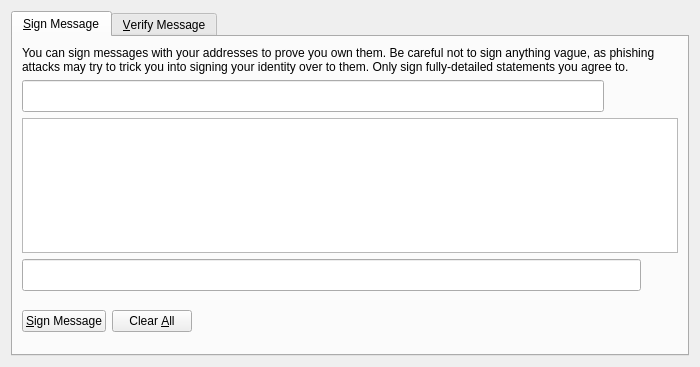
<?xml version="1.0" encoding="UTF-8"?>
<ui version="4.0">
 <class>SignVerifyMessageDialog</class>
 <widget class="QDialog" name="SignVerifyMessageDialog">
  <property name="geometry">
   <rect>
    <x>0</x>
    <y>0</y>
    <width>700</width>
    <height>367</height>
   </rect>
  </property>
  <property name="windowTitle">
   <string>Signatures - Sign / Verify a Message</string>
  </property>
  <property name="modal">
   <bool>true</bool>
  </property>
  <layout class="QVBoxLayout" name="verticalLayout">
   <item>
    <widget class="QTabWidget" name="tabWidget">
     <property name="currentIndex">
      <number>0</number>
     </property>
     <widget class="QWidget" name="tabSignMessage">
      <attribute name="title">
       <string>&amp;Sign Message</string>
      </attribute>
      <layout class="QVBoxLayout" name="verticalLayout_SM">
       <item>
        <widget class="QLabel" name="infoLabel_SM">
         <property name="text">
          <string>You can sign messages with your addresses to prove you own them. Be careful not to sign anything vague, as phishing attacks may try to trick you into signing your identity over to them. Only sign fully-detailed statements you agree to.</string>
         </property>
         <property name="textFormat">
          <enum>Qt::PlainText</enum>
         </property>
         <property name="wordWrap">
          <bool>true</bool>
         </property>
        </widget>
       </item>
       <item>
        <layout class="QHBoxLayout" name="horizontalLayout_1_SM">
         <property name="spacing">
          <number>5</number>
         </property>
         <item>
          <widget class="QValidatedLineEdit" name="addressIn_SM">
           <property name="minimumSize">
            <size>
             <width>0</width>
             <height>32</height>
            </size>
           </property>
           <property name="maximumSize">
            <size>
             <width>16777215</width>
             <height>32</height>
            </size>
           </property>
           <property name="toolTip">
            <string>The address to sign the message with (e.g. fvybTi3NgBR9pszN3PR4W2AnTwbfs7b4Bu)</string>
           </property>
           <property name="maxLength">
            <number>34</number>
           </property>
          </widget>
         </item>
         <item>
          <widget class="QPushButton" name="addressBookButton_SM">
           <property name="sizePolicy">
            <sizepolicy hsizetype="Minimum" vsizetype="Fixed">
             <horstretch>0</horstretch>
             <verstretch>0</verstretch>
            </sizepolicy>
           </property>
           <property name="maximumSize">
            <size>
             <width>32</width>
             <height>32</height>
            </size>
           </property>
           <property name="toolTip">
            <string>Choose an address from the address book</string>
           </property>
           <property name="styleSheet">
            <string notr="true">border: none; height: 32px; width: 32px;</string>
           </property>
           <property name="text">
            <string/>
           </property>
           <property name="icon">
            <iconset resource="../bitcoin.qrc">
             <normaloff>:/icons/address-book</normaloff>:/icons/address-book</iconset>
           </property>
           <property name="iconSize">
            <size>
             <width>16</width>
             <height>16</height>
            </size>
           </property>
           <property name="shortcut">
            <string>Alt+A</string>
           </property>
           <property name="autoDefault">
            <bool>false</bool>
           </property>
          </widget>
         </item>
         <item>
          <widget class="QPushButton" name="pasteButton_SM">
           <property name="sizePolicy">
            <sizepolicy hsizetype="Minimum" vsizetype="Fixed">
             <horstretch>0</horstretch>
             <verstretch>0</verstretch>
            </sizepolicy>
           </property>
           <property name="maximumSize">
            <size>
             <width>32</width>
             <height>32</height>
            </size>
           </property>
           <property name="toolTip">
            <string>Paste address from clipboard</string>
           </property>
           <property name="styleSheet">
            <string notr="true">border: none; height: 32px; width: 32px;</string>
           </property>
           <property name="text">
            <string/>
           </property>
           <property name="icon">
            <iconset resource="../bitcoin.qrc">
             <normaloff>:/icons/editpaste</normaloff>:/icons/editpaste</iconset>
           </property>
           <property name="iconSize">
            <size>
             <width>16</width>
             <height>16</height>
            </size>
           </property>
           <property name="shortcut">
            <string>Alt+P</string>
           </property>
           <property name="autoDefault">
            <bool>false</bool>
           </property>
          </widget>
         </item>
        </layout>
       </item>
       <item>
        <widget class="QPlainTextEdit" name="messageIn_SM">
         <property name="toolTip">
          <string>Enter the message you want to sign here</string>
         </property>
        </widget>
       </item>
       <item>
        <layout class="QHBoxLayout" name="horizontalLayout_2_SM">
         <property name="spacing">
          <number>5</number>
         </property>
         <item>
          <widget class="QLineEdit" name="signatureOut_SM">
           <property name="minimumSize">
            <size>
             <width>0</width>
             <height>32</height>
            </size>
           </property>
           <property name="maximumSize">
            <size>
             <width>16777215</width>
             <height>32</height>
            </size>
           </property>
           <property name="font">
            <font>
             <italic>true</italic>
            </font>
           </property>
           <property name="readOnly">
            <bool>true</bool>
           </property>
          </widget>
         </item>
         <item>
          <widget class="QPushButton" name="copySignatureButton_SM">
           <property name="sizePolicy">
            <sizepolicy hsizetype="Minimum" vsizetype="Fixed">
             <horstretch>0</horstretch>
             <verstretch>0</verstretch>
            </sizepolicy>
           </property>
           <property name="maximumSize">
            <size>
             <width>32</width>
             <height>32</height>
            </size>
           </property>
           <property name="toolTip">
            <string>Copy the current signature to the system clipboard</string>
           </property>
           <property name="styleSheet">
            <string notr="true">border: none; height: 32px; width: 32px;</string>
           </property>
           <property name="text">
            <string/>
           </property>
           <property name="icon">
            <iconset resource="../bitcoin.qrc">
             <normaloff>:/icons/editcopy</normaloff>:/icons/editcopy</iconset>
           </property>
           <property name="iconSize">
            <size>
             <width>16</width>
             <height>16</height>
            </size>
           </property>
           <property name="autoDefault">
            <bool>false</bool>
           </property>
          </widget>
         </item>
        </layout>
       </item>
       <item>
        <layout class="QHBoxLayout" name="horizontalLayout_3_SM">
         <item>
          <widget class="QPushButton" name="signMessageButton_SM">
           <property name="toolTip">
            <string>Sign the message to prove you own this Delux address</string>
           </property>
           <property name="text">
            <string>&amp;Sign Message</string>
           </property>
           <property name="autoDefault">
            <bool>false</bool>
           </property>
          </widget>
         </item>
         <item>
          <widget class="QPushButton" name="clearButton_SM">
           <property name="toolTip">
            <string>Reset all sign message fields</string>
           </property>
           <property name="text">
            <string>Clear &amp;All</string>
           </property>
           <property name="autoDefault">
            <bool>false</bool>
           </property>
          </widget>
         </item>
         <item>
          <spacer name="horizontalSpacer_1_SM">
           <property name="orientation">
            <enum>Qt::Horizontal</enum>
           </property>
           <property name="sizeHint" stdset="0">
            <size>
             <width>40</width>
             <height>48</height>
            </size>
           </property>
          </spacer>
         </item>
         <item>
          <widget class="QLabel" name="statusLabel_SM">
           <property name="font">
            <font>
             <weight>75</weight>
             <bold>true</bold>
            </font>
           </property>
           <property name="text">
            <string/>
           </property>
           <property name="wordWrap">
            <bool>true</bool>
           </property>
          </widget>
         </item>
         <item>
          <spacer name="horizontalSpacer_2_SM">
           <property name="orientation">
            <enum>Qt::Horizontal</enum>
           </property>
           <property name="sizeHint" stdset="0">
            <size>
             <width>40</width>
             <height>48</height>
            </size>
           </property>
          </spacer>
         </item>
        </layout>
       </item>
      </layout>
     </widget>
     <widget class="QWidget" name="tabVerifyMessage">
      <attribute name="title">
       <string>&amp;Verify Message</string>
      </attribute>
      <layout class="QVBoxLayout" name="verticalLayout_VM">
       <item>
        <widget class="QLabel" name="infoLabel_VM">
         <property name="text">
          <string>Enter the signing address, message (ensure you copy line breaks, spaces, tabs, etc. exactly) and signature below to verify the message. Be careful not to read more into the signature than what is in the signed message itself, to avoid being tricked by a man-in-the-middle attack.</string>
         </property>
         <property name="textFormat">
          <enum>Qt::PlainText</enum>
         </property>
         <property name="alignment">
          <set>Qt::AlignLeading|Qt::AlignLeft|Qt::AlignTop</set>
         </property>
         <property name="wordWrap">
          <bool>true</bool>
         </property>
        </widget>
       </item>
       <item>
        <layout class="QHBoxLayout" name="horizontalLayout_1_VM">
         <property name="spacing">
          <number>5</number>
         </property>
         <item>
          <widget class="QValidatedLineEdit" name="addressIn_VM">
           <property name="minimumSize">
            <size>
             <width>0</width>
             <height>32</height>
            </size>
           </property>
           <property name="maximumSize">
            <size>
             <width>16777215</width>
             <height>32</height>
            </size>
           </property>
           <property name="toolTip">
            <string>The address the message was signed with (e.g. fvybTi3NgBR9pszN3PR4W2AnTwbfs7b4Bu)</string>
           </property>
           <property name="maxLength">
            <number>34</number>
           </property>
          </widget>
         </item>
         <item>
          <widget class="QPushButton" name="addressBookButton_VM">
           <property name="maximumSize">
            <size>
             <width>32</width>
             <height>32</height>
            </size>
           </property>
           <property name="toolTip">
            <string>Choose an address from the address book</string>
           </property>
           <property name="styleSheet">
            <string notr="true">border: none; height: 32px; width: 32px;</string>
           </property>
           <property name="text">
            <string/>
           </property>
           <property name="icon">
            <iconset resource="../bitcoin.qrc">
             <normaloff>:/icons/address-book</normaloff>:/icons/address-book</iconset>
           </property>
           <property name="iconSize">
            <size>
             <width>16</width>
             <height>16</height>
            </size>
           </property>
           <property name="shortcut">
            <string>Alt+A</string>
           </property>
           <property name="autoDefault">
            <bool>false</bool>
           </property>
          </widget>
         </item>
        </layout>
       </item>
       <item>
        <widget class="QPlainTextEdit" name="messageIn_VM"/>
       </item>
       <item>
        <widget class="QValidatedLineEdit" name="signatureIn_VM">
         <property name="minimumSize">
          <size>
           <width>0</width>
           <height>32</height>
          </size>
         </property>
         <property name="maximumSize">
          <size>
           <width>16777215</width>
           <height>32</height>
          </size>
         </property>
        </widget>
       </item>
       <item>
        <layout class="QHBoxLayout" name="horizontalLayout_2_VM">
         <item>
          <widget class="QPushButton" name="verifyMessageButton_VM">
           <property name="toolTip">
            <string>Verify the message to ensure it was signed with the specified Delux address</string>
           </property>
           <property name="text">
            <string>&amp;Verify Message</string>
           </property>
           <property name="autoDefault">
            <bool>false</bool>
           </property>
          </widget>
         </item>
         <item>
          <widget class="QPushButton" name="clearButton_VM">
           <property name="toolTip">
            <string>Reset all verify message fields</string>
           </property>
           <property name="text">
            <string>Clear &amp;All</string>
           </property>
           <property name="autoDefault">
            <bool>false</bool>
           </property>
          </widget>
         </item>
         <item>
          <spacer name="horizontalSpacer_1_VM">
           <property name="orientation">
            <enum>Qt::Horizontal</enum>
           </property>
           <property name="sizeHint" stdset="0">
            <size>
             <width>40</width>
             <height>48</height>
            </size>
           </property>
          </spacer>
         </item>
         <item>
          <widget class="QLabel" name="statusLabel_VM">
           <property name="font">
            <font>
             <weight>75</weight>
             <bold>true</bold>
            </font>
           </property>
           <property name="text">
            <string/>
           </property>
           <property name="wordWrap">
            <bool>true</bool>
           </property>
          </widget>
         </item>
         <item>
          <spacer name="horizontalSpacer_2_VM">
           <property name="orientation">
            <enum>Qt::Horizontal</enum>
           </property>
           <property name="sizeHint" stdset="0">
            <size>
             <width>40</width>
             <height>48</height>
            </size>
           </property>
          </spacer>
         </item>
        </layout>
       </item>
      </layout>
     </widget>
    </widget>
   </item>
  </layout>
 </widget>
 <customwidgets>
  <customwidget>
   <class>QValidatedLineEdit</class>
   <extends>QLineEdit</extends>
   <header>qvalidatedlineedit.h</header>
  </customwidget>
 </customwidgets>
 <resources>
  <include location="../bitcoin.qrc"/>
 </resources>
 <connections/>
</ui>
